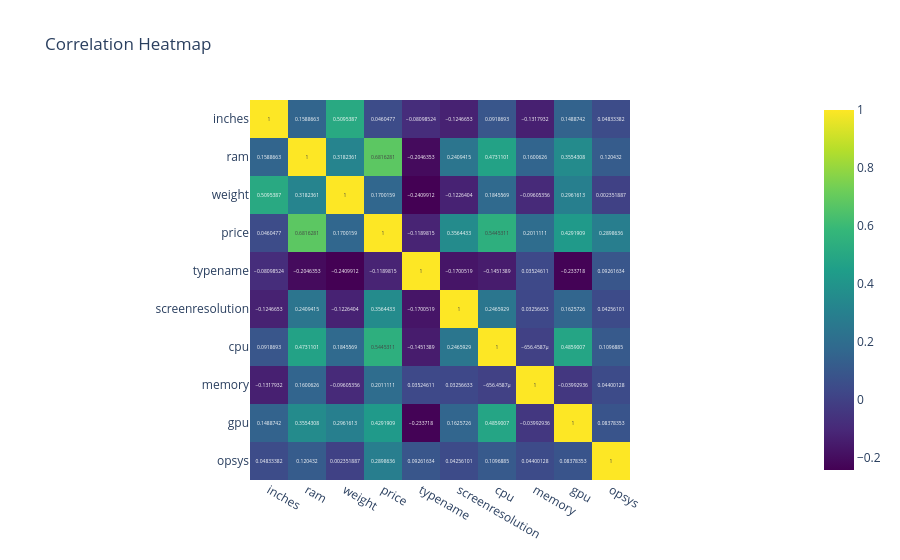

The notebook cell this image was saved under:
### Markdown cell above
## Conclusion

| Spec | OLS R² (test) | Ridge R² (test) | Lasso R² (test) |
|------|--------------|-----------------|----------------|
| Best Single Predictor | — | — | — |
| Full Model | — | — | — |
| Domain Knowledge | — | — | — |

*(Values filled automatically by the code above.)*

**Key findings:**
- A single predictor is insufficient for capturing laptop price variability.
- The Full Model achieves the highest R², but the Domain-Knowledge model is nearly as good with fewer features, supporting **Occam's Razor** in model selection.
- Ridge regularization slightly shrinks coefficients without eliminating them, improving generalisation.
- Lasso performs automatic feature selection, zeroing out less influential predictors.
- All implementations were built **from scratch using NumPy** — no sklearn, statsmodels, or any regression library was used for the core math.

### Code cell
#Correlation Heatmap#
import plotly.express as px

corr = train_df.corr(numeric_only=True)

fig = px.imshow(
    corr,
    text_auto=True,
    color_continuous_scale='viridis',
    title="Correlation Heatmap"
)
fig.show()

### Figure 1 — Plotly figure (JSON) as saved in the notebook; plotly's stock layout.template omitted (floating-point values rounded to 4 significant figures)
{"data": [{"coloraxis": "coloraxis", "hovertemplate": "x: %{x}<br>y: %{y}<br>color: %{z}<extra></extra>", "name": "0", "texttemplate": "%{z}", "type": "heatmap", "x": ["inches", "ram", "weight", "price", "typename", "screenresolution", "cpu", "memory", "gpu", "opsys"], "xaxis": "x", "y": ["inches", "ram", "weight", "price", "typename", "screenresolution", "cpu", "memory", "gpu", "opsys"], "yaxis": "y", "z": [[1.0, 0.1589, 0.5095, 0.04605, -0.08099, -0.1247, 0.09187, -0.1318, 0.1489, 0.04833], [0.1589, 1.0, 0.3182, 0.6816, -0.2046, 0.2409, 0.4731, 0.1601, 0.3554, 0.1204], [0.5095, 0.3182, 1.0, 0.17, -0.241, -0.1226, 0.1846, -0.09605, 0.2962, 0.002352], [0.04605, 0.6816, 0.17, 1.0, -0.119, 0.3564, 0.5445, 0.2011, 0.4292, 0.2899], [-0.08099, -0.2046, -0.241, -0.119, 1.0, -0.1701, -0.1451, 0.03525, -0.2337, 0.09262], [-0.1247, 0.2409, -0.1226, 0.3564, -0.1701, 1.0, 0.2466, 0.03257, 0.1626, 0.04256], [0.09187, 0.4731, 0.1846, 0.5445, -0.1451, 0.2466, 1.0, -0.0006565, 0.4859, 0.1097], [-0.1318, 0.1601, -0.09605, 0.2011, 0.03525, 0.03257, -0.0006565, 1.0, -0.03993, 0.044], [0.1489, 0.3554, 0.2962, 0.4292, -0.2337, 0.1626, 0.4859, -0.03993, 1.0, 0.08378], [0.04833, 0.1204, 0.002352, 0.2899, 0.09262, 0.04256, 0.1097, 0.044, 0.08378, 1.0]]}], "layout": {"coloraxis": {"colorscale": [[0, "#440154"], [0.1111, "#482878"], [0.2222, "#3e4989"], [0.3333, "#31688e"], [0.4444, "#26828e"], [0.5556, "#1f9e89"], [0.6667, "#35b779"], [0.7778, "#6ece58"], [0.8889, "#b5de2b"], [1, "#fde725"]]}, "title": {"text": "Correlation Heatmap"}, "xaxis": {"anchor": "y", "constrain": "domain", "domain": [0, 1], "scaleanchor": "y"}, "yaxis": {"anchor": "x", "autorange": "reversed", "constrain": "domain", "domain": [0, 1]}}}
